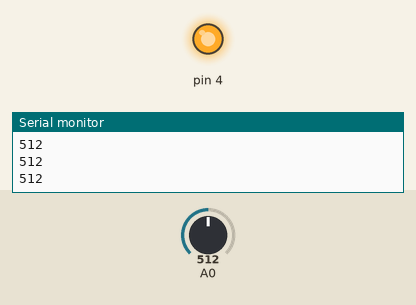
The sketch below on a simulated Arduino Uno, built with avr-gcc and run on an emulated ATmega328P. On the bench: output pins drawn as LEDs (lit = HIGH), the last lines printed to the serial monitor. Inputs (shaded band) come from the test bench; at power-on: A0 = 512.

Above: at 1.2 s.
1.3 s: A0 set to 32
2.8 s: A0 set to 27
At 3.9 s:
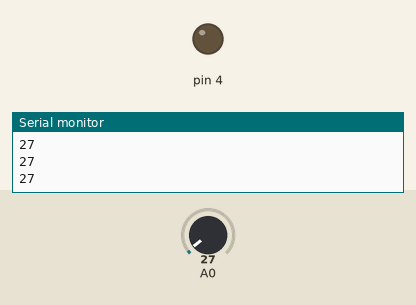
4.5 s: A0 set to 122
At 5.1 s:
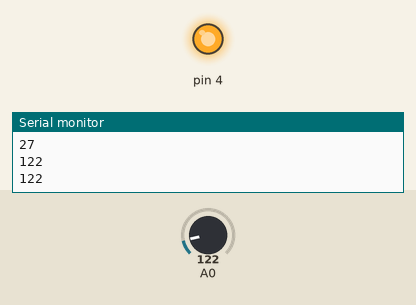
6.0 s: A0 set to 20
At 6.3 s:
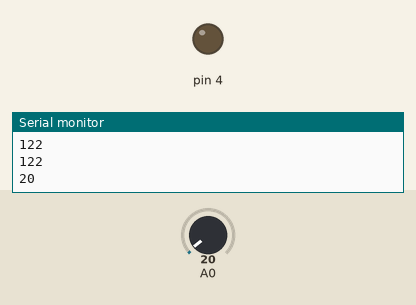
Timing chart, 0 to 8.5 s (numbered marks = the images above; inputs shaded):
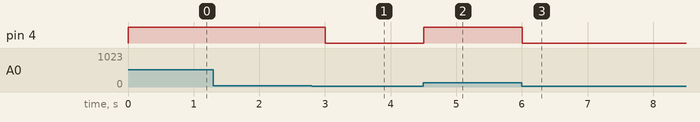

The sketch:

SmokeDetector.ino
```cpp
void setup() {
  // put your setup code here, to run once:
  pinMode(4, OUTPUT);

  Serial.begin(9600);

}

void loop() {
  // put your main code here, to run repeatedly:
  if (analogRead(A0) >= 30) {
    digitalWrite(4, HIGH);
  } else {
    digitalWrite(4, LOW);
  }
  Serial.println(analogRead(A0));
  delay(300);
}
```

Measured:
- the behaviour switches between 30 and 29 on A0 (found by bisection; images 0 and 1)
- after the input at 2.8 s, pin 4: HIGH → LOW after 0.20 s
- after the input at 4.5 s, pin 4: LOW → HIGH at once
- after the input at 6.0 s, pin 4: HIGH → LOW at once
